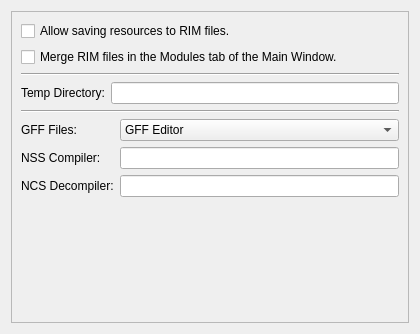
<?xml version="1.0" encoding="UTF-8"?>
<ui version="4.0">
 <class>Form</class>
 <widget class="QWidget" name="Form">
  <property name="geometry">
   <rect>
    <x>0</x>
    <y>0</y>
    <width>420</width>
    <height>334</height>
   </rect>
  </property>
  <property name="windowTitle">
   <string>Form</string>
  </property>
  <layout class="QGridLayout" name="gridLayout">
   <item row="0" column="0">
    <widget class="QScrollArea" name="scrollArea">
     <property name="widgetResizable">
      <bool>true</bool>
     </property>
     <widget class="QWidget" name="scrollAreaWidgetContents">
      <property name="geometry">
       <rect>
        <x>0</x>
        <y>0</y>
        <width>400</width>
        <height>314</height>
       </rect>
      </property>
      <layout class="QVBoxLayout" name="verticalLayout">
       <item>
        <widget class="QCheckBox" name="saveRimCheck">
         <property name="text">
          <string>Allow saving resources to RIM files.</string>
         </property>
        </widget>
       </item>
       <item>
        <widget class="QCheckBox" name="mergeRimCheck">
         <property name="text">
          <string>Merge RIM files in the Modules tab of the Main Window.</string>
         </property>
        </widget>
       </item>
       <item>
        <widget class="Line" name="line">
         <property name="orientation">
          <enum>Qt::Horizontal</enum>
         </property>
        </widget>
       </item>
       <item>
        <layout class="QHBoxLayout" name="horizontalLayout">
         <item>
          <widget class="QLabel" name="label">
           <property name="text">
            <string>Temp Directory:</string>
           </property>
          </widget>
         </item>
         <item>
          <widget class="QLineEdit" name="tempDirEdit"/>
         </item>
        </layout>
       </item>
       <item>
        <widget class="Line" name="line_2">
         <property name="orientation">
          <enum>Qt::Horizontal</enum>
         </property>
        </widget>
       </item>
       <item>
        <layout class="QFormLayout" name="formLayout">
         <item row="0" column="0">
          <widget class="QLabel" name="label_5">
           <property name="text">
            <string>GFF Files:</string>
           </property>
          </widget>
         </item>
         <item row="0" column="1">
          <widget class="QComboBox" name="gffEditorCombo">
           <item>
            <property name="text">
             <string>GFF Editor</string>
            </property>
           </item>
           <item>
            <property name="text">
             <string>Specialized Editor</string>
            </property>
           </item>
          </widget>
         </item>
         <item row="1" column="0">
          <widget class="QLabel" name="label_4">
           <property name="text">
            <string>NSS Compiler:</string>
           </property>
          </widget>
         </item>
         <item row="1" column="1">
          <layout class="QHBoxLayout" name="horizontalLayout_4">
           <item>
            <widget class="QLineEdit" name="nssCompEdit">
             <property name="enabled">
              <bool>true</bool>
             </property>
            </widget>
           </item>
          </layout>
         </item>
         <item row="2" column="0">
          <widget class="QLabel" name="label_10">
           <property name="text">
            <string>NCS Decompiler:</string>
           </property>
          </widget>
         </item>
         <item row="2" column="1">
          <layout class="QHBoxLayout" name="horizontalLayout_8">
           <item>
            <widget class="QLineEdit" name="ncsToolEdit">
             <property name="enabled">
              <bool>true</bool>
             </property>
            </widget>
           </item>
          </layout>
         </item>
        </layout>
       </item>
       <item>
        <spacer name="verticalSpacer">
         <property name="orientation">
          <enum>Qt::Vertical</enum>
         </property>
         <property name="sizeHint" stdset="0">
          <size>
           <width>17</width>
           <height>139</height>
          </size>
         </property>
        </spacer>
       </item>
      </layout>
     </widget>
    </widget>
   </item>
  </layout>
 </widget>
 <resources/>
 <connections/>
</ui>
